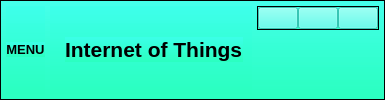
     <widget class="QFrame" name="header_frame">
      <property name="styleSheet">
       <string notr="true">background-color: qlineargradient(spread:pad, x1:0, y1:1, x2:0, y2:0,stop:0.935 rgba(60, 255, 233, 200),stop:0 rgba(43, 255, 192, 255));
</string>
      </property>
      <property name="frameShape">
       <enum>QFrame::StyledPanel</enum>
      </property>
      <property name="frameShadow">
       <enum>QFrame::Raised</enum>
      </property>
      <layout class="QHBoxLayout" name="horizontalLayout">
       <property name="spacing">
        <number>5</number>
       </property>
       <property name="leftMargin">
        <number>5</number>
       </property>
       <property name="topMargin">
        <number>5</number>
       </property>
       <property name="rightMargin">
        <number>5</number>
       </property>
       <property name="bottomMargin">
        <number>5</number>
       </property>
       <item alignment="Qt::AlignLeft">
        <widget class="QFrame" name="frame_4">
         <property name="styleSheet">
          <string notr="true">border: rgb(255, 255, 255)</string>
         </property>
         <property name="frameShape">
          <enum>QFrame::StyledPanel</enum>
         </property>
         <property name="frameShadow">
          <enum>QFrame::Raised</enum>
         </property>
         <layout class="QHBoxLayout" name="horizontalLayout_4">
          <property name="spacing">
           <number>0</number>
          </property>
          <property name="leftMargin">
           <number>0</number>
          </property>
          <property name="topMargin">
           <number>0</number>
          </property>
          <property name="rightMargin">
           <number>0</number>
          </property>
          <property name="bottomMargin">
           <number>0</number>
          </property>
          <item>
           <widget class="QPushButton" name="menu_buttom">
            <property name="font">
             <font>
              <pointsize>10</pointsize>
              <weight>75</weight>
              <bold>true</bold>
              <underline>false</underline>
             </font>
            </property>
            <property name="styleSheet">
             <string notr="true"/>
            </property>
            <property name="text">
             <string>MENU</string>
            </property>
            <property name="icon">
             <iconset>
              <normaloff>:/icons/icons8-menu-50.png</normaloff>:/icons/icons8-menu-50.png</iconset>
            </property>
            <property name="iconSize">
             <size>
              <width>25</width>
              <height>25</height>
             </size>
            </property>
           </widget>
          </item>
         </layout>
        </widget>
       </item>
       <item alignment="Qt::AlignHCenter">
        <widget class="QFrame" name="name_project">
         <property name="styleSheet">
          <string notr="true">border: rgb(255, 255, 255)</string>
         </property>
         <property name="frameShape">
          <enum>QFrame::StyledPanel</enum>
         </property>
         <property name="frameShadow">
          <enum>QFrame::Raised</enum>
         </property>
         <property name="lineWidth">
          <number>1</number>
         </property>
         <layout class="QHBoxLayout" name="horizontalLayout_3" stretch="0,0">
          <property name="rightMargin">
           <number>9</number>
          </property>
          <item alignment="Qt::AlignLeft|Qt::AlignVCenter">
           <widget class="QLabel" name="label_30">
            <property name="text">
             <string>&lt;html&gt;&lt;head/&gt;&lt;body&gt;&lt;p&gt;&lt;img src=&quot;:/icons/icons/icons8-iot-64.png&quot;/&gt;&lt;/p&gt;&lt;/body&gt;&lt;/html&gt;</string>
            </property>
           </widget>
          </item>
          <item alignment="Qt::AlignLeft|Qt::AlignVCenter">
           <widget class="QLabel" name="label">
            <property name="font">
             <font>
              <pointsize>16</pointsize>
              <weight>75</weight>
              <bold>true</bold>
             </font>
            </property>
            <property name="styleSheet">
             <string notr="true"/>
            </property>
            <property name="text">
             <string>Internet of Things</string>
            </property>
           </widget>
          </item>
         </layout>
        </widget>
       </item>
       <item alignment="Qt::AlignRight|Qt::AlignTop">
        <widget class="QFrame" name="frame_6">
         <property name="frameShape">
          <enum>QFrame::StyledPanel</enum>
         </property>
         <property name="frameShadow">
          <enum>QFrame::Raised</enum>
         </property>
         <layout class="QHBoxLayout" name="horizontalLayout_2">
          <property name="spacing">
           <number>0</number>
          </property>
          <property name="leftMargin">
           <number>0</number>
          </property>
          <property name="topMargin">
           <number>0</number>
          </property>
          <property name="rightMargin">
           <number>0</number>
          </property>
          <property name="bottomMargin">
           <number>0</number>
          </property>
          <item>
           <widget class="QPushButton" name="minimum_buttom">
            <property name="styleSheet">
             <string notr="true">
background-color: rgba(60, 255, 233, 200)</string>
            </property>
            <property name="text">
             <string/>
            </property>
            <property name="icon">
             <iconset resource="icons.qrc">
              <normaloff>:/icons/icons/icons8-minimize-window-50.png</normaloff>:/icons/icons/icons8-minimize-window-50.png</iconset>
            </property>
            <property name="iconSize">
             <size>
              <width>30</width>
              <height>30</height>
             </size>
            </property>
           </widget>
          </item>
          <item>
           <widget class="QPushButton" name="restore_buttom">
            <property name="styleSheet">
             <string notr="true">
background-color: rgba(60, 255, 233, 200)</string>
            </property>
            <property name="text">
             <string/>
            </property>
            <property name="icon">
             <iconset resource="icons.qrc">
              <normaloff>:/icons/icons/icons8-restore-window-50.png</normaloff>:/icons/icons/icons8-restore-window-50.png</iconset>
            </property>
            <property name="iconSize">
             <size>
              <width>30</width>
              <height>30</height>
             </size>
            </property>
           </widget>
          </item>
          <item>
           <widget class="QPushButton" name="close_buttom">
            <property name="styleSheet">
             <string notr="true">
background-color: rgba(60, 255, 233, 200)</string>
            </property>
            <property name="text">
             <string/>
            </property>
            <property name="icon">
             <iconset resource="icons.qrc">
              <normaloff>:/icons/icons/icons8-close-window-50.png</normaloff>:/icons/icons/icons8-close-window-50.png</iconset>
            </property>
            <property name="iconSize">
             <size>
              <width>30</width>
              <height>30</height>
             </size>
            </property>
           </widget>
          </item>
         </layout>
        </widget>
       </item>
      </layout>
     </widget>
